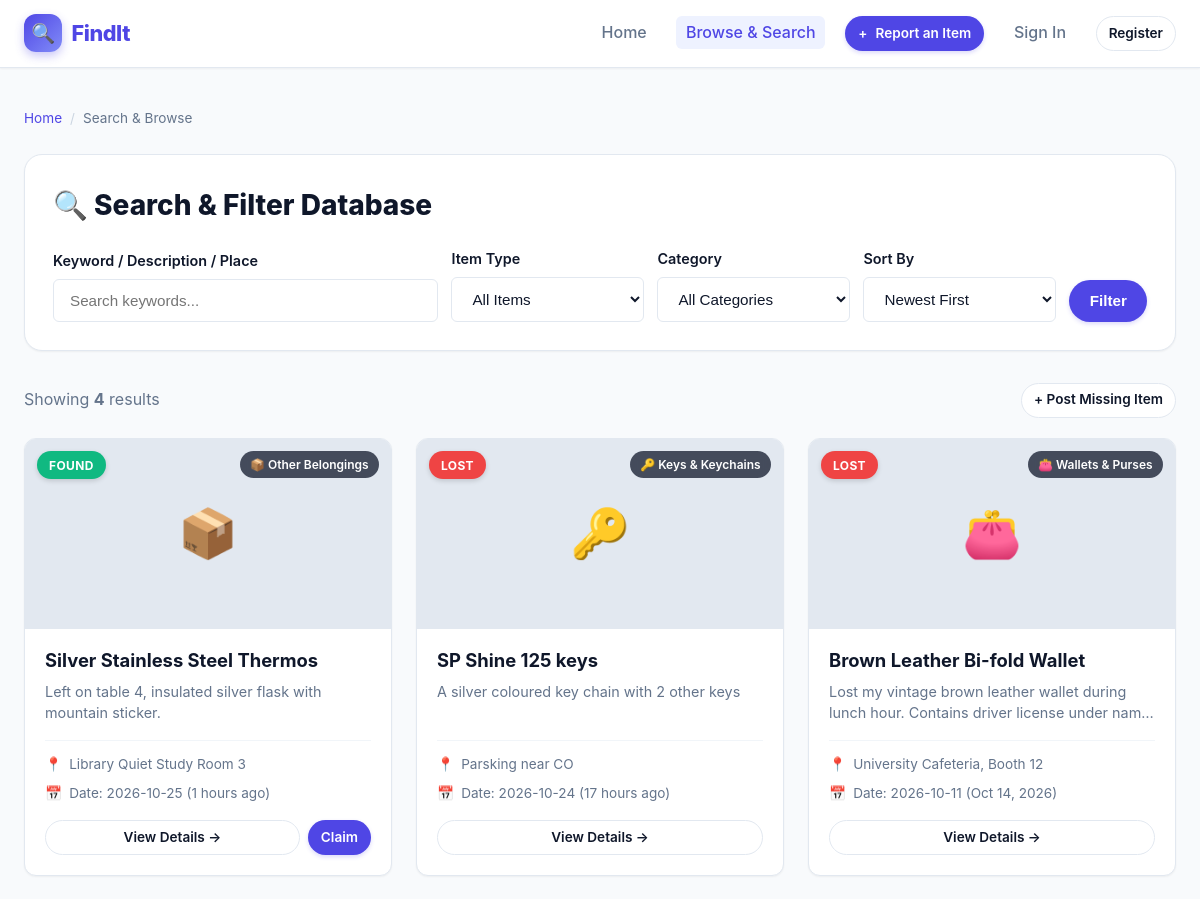
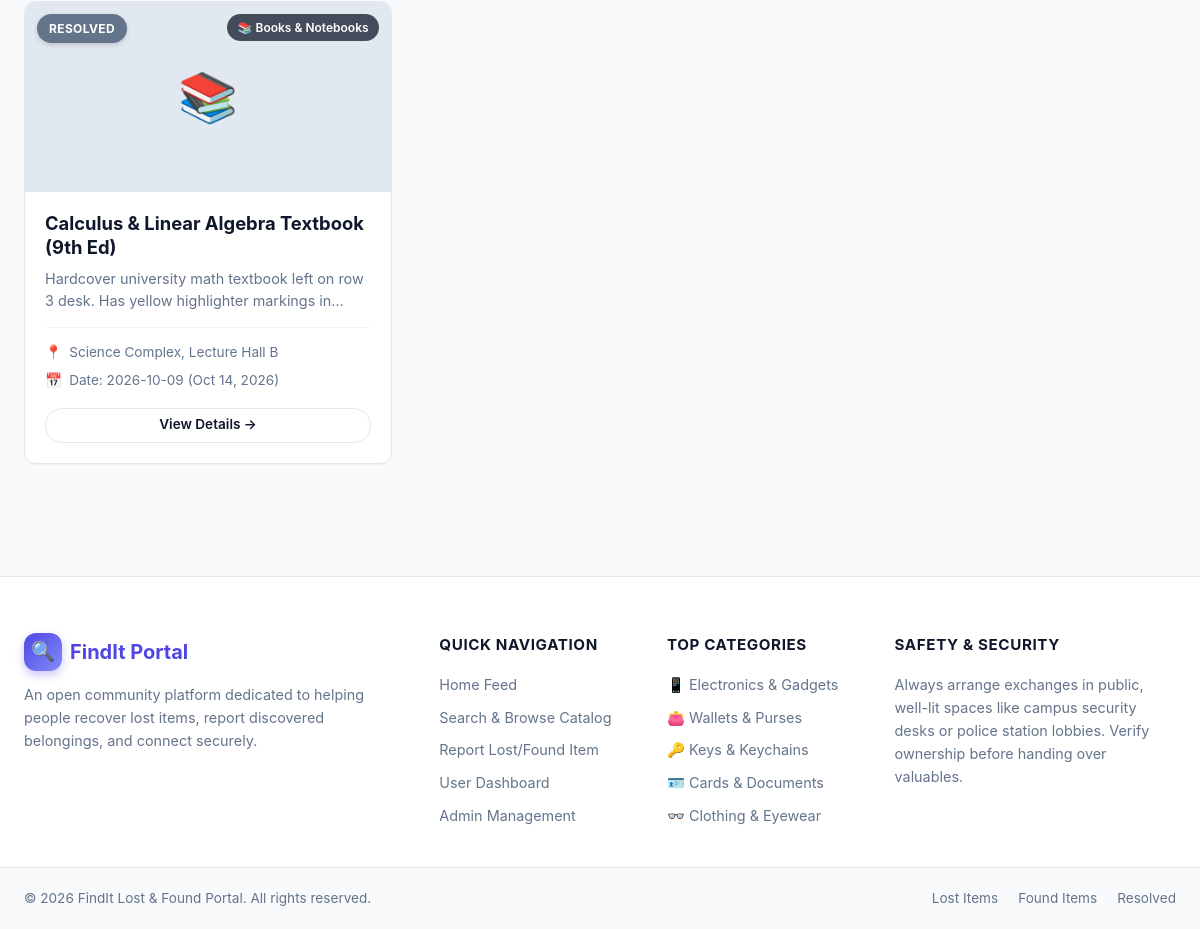
Screenshot of /browse.php with the database file from the repository (2 pictures, top to bottom).
### tables this page shows
CREATE TABLE items (
            id INTEGER PRIMARY KEY AUTOINCREMENT,
            user_id INTEGER,
            type TEXT NOT NULL,               -- 'lost' or 'found'
            title TEXT NOT NULL,
            category TEXT NOT NULL,
            description TEXT NOT NULL,
            location TEXT NOT NULL,
            item_date TEXT NOT NULL,
            image_path TEXT,
            contact_name TEXT NOT NULL,
            contact_email TEXT NOT NULL,
            contact_phone TEXT,
            status TEXT DEFAULT 'active',     -- 'active', 'claimed', 'returned'
            security_secret TEXT NOT NULL,
            created_at DATETIME DEFAULT CURRENT_TIMESTAMP,
            updated_at DATETIME DEFAULT CURRENT_TIMESTAMP,
            FOREIGN KEY (user_id) REFERENCES users(id) ON DELETE SET NULL
        );

### includes/functions.php (called while the page is built, shortened)
<?php
function get_categories() {
    return [
        'electronics' => ['label' => 'Electronics & Gadgets', 'icon' => '📱'],
        'wallets'     => ['label' => 'Wallets & Purses',     'icon' => '👛'],
        'keys'        => ['label' => 'Keys & Keychains',     'icon' => '🔑'],
        'documents'   => ['label' => 'Cards & Documents',    'icon' => '🪪'],
        'clothing'    => ['label' => 'Clothing & Eyewear',   'icon' => '👓'],
        'pets'        => ['label' => 'Pets & Animals',       'icon' => '🐾'],
        'books'       => ['label' => 'Books & Notebooks',    'icon' => '📚'],
        'jewelry'     => ['label' => 'Jewelry & Watches',    'icon' => '⌚'],
        'other'       => ['label' => 'Other Belongings',     'icon' => '📦']
    ];
}
function get_category_label($key) {
    $cats = get_categories();
    return $cats[$key]['label'] ?? ucfirst($key);
}
function get_category_icon($key) {
    $cats = get_categories();
    return $cats[$key]['icon'] ?? '📦';
}
function time_ago($datetime) {
    $time = strtotime($datetime);
    $diff = time() - $time;
    if ($diff < 86400) return floor($diff / 3600) . ' hours ago';
    return date('M d, Y', $time);
}

### browse.php (the view, shortened to what this page needs)
<?php
require_once __DIR__ . '/includes/header.php';
$pdo = getDbConnection();
$q = trim($_GET['q'] ?? '');
$type = trim($_GET['type'] ?? 'all');
$category = trim($_GET['category'] ?? 'all');
$sort = trim($_GET['sort'] ?? 'newest');
$params = [];
$sql = "SELECT * FROM items";
if ($sort === 'oldest') {
    $sql .= " ORDER BY item_date ASC, id ASC";
} else {
    $sql .= " ORDER BY item_date DESC, id DESC";
}
$stmt = $pdo->prepare($sql);
$stmt->execute($params);
$items = $stmt->fetchAll();
$totalFound = count($items);
?>
<main class="main-wrapper" style="margin-top: 1.5rem;">
    <div class="breadcrumbs">
        <a href="index.php">Home</a>
        <span class="divider">/</span>
        <span>Search &amp; Browse</span>
    </div>
    <div style="background: #ffffff; border-radius: var(--radius-lg); border: 1px solid var(--border-color); box-shadow: var(--shadow-sm); padding: 1.75rem; margin-bottom: 2rem;">
        <h1 style="font-size: 1.75rem; font-weight: 800; margin-bottom: 1.25rem;">
            🔍 Search &amp; Filter Database
        </h1>
        <form action="browse.php" method="GET" class="search-form">
            <div style="display: grid; grid-template-columns: 2fr 1fr 1fr 1fr auto; gap: 0.85rem; align-items: end;">
                <div class="form-group" style="margin-bottom: 0;">
                    <label class="form-label">Keyword / Description / Place</label>
                    <input type="text" name="q" value="<?= htmlspecialchars($q) ?>" class="form-control" placeholder="Search keywords...">
                </div>
                <div class="form-group" style="margin-bottom: 0;">
                    <label class="form-label">Item Type</label>
                    <select name="type" class="form-control">
                        <option value="all" <?= ($type === 'all') ? 'selected' : '' ?>>All Items</option>
                    </select>
                </div>
                <div class="form-group" style="margin-bottom: 0;">
                    <label class="form-label">Category</label>
                    <select name="category" class="form-control">
                        <option value="all" <?= ($category === 'all') ? 'selected' : '' ?>>All Categories</option>
                    </select>
                </div>
                <div class="form-group" style="margin-bottom: 0;">
                    <label class="form-label">Sort By</label>
                    <select name="sort" class="form-control">
                        <option value="newest" <?= ($sort === 'newest') ? 'selected' : '' ?>>Newest First</option>
                    </select>
                </div>
                <div style="display: flex; gap: 0.5rem;">
                    <button type="submit" class="btn btn-primary" style="height: 42px;">
                        Filter
                    </button>
                </div>
            </div>
        </form>
    </div>
    <div style="display: flex; justify-content: space-between; align-items: center; margin-bottom: 1.25rem;">
        <p style="font-size: 1rem; color: var(--text-muted);">
            Showing <strong><?= $totalFound ?></strong> <?= ($totalFound === 1) ? 'result' : 'results' ?>
        </p>
        <a href="report.php" class="btn btn-secondary btn-sm">+ Post Missing Item</a>
    </div>
    <div class="items-grid">
        <?php if ($totalFound === 0): ?>
            <div class="empty-state">
                <div class="empty-state-icon">🔎</div>
                <h3>No Matching Records Found</h3>
                <p>We couldn't find any reports matching your search criteria. Try different keywords or reset your filters.</p>
                <div style="display: flex; gap: 0.75rem; justify-content: center;">
                    <a href="browse.php" class="btn btn-secondary">Clear Search Filters</a>
                    <a href="report.php" class="btn btn-primary">Report This Item</a>
                </div>
            </div>
        <?php else: ?>
            <?php foreach ($items as $item): ?>
                <div class="item-card">
                    <div class="card-img-wrapper">
                        <?php if (!empty($item['image_path']) && file_exists(UPLOAD_DIR . $item['image_path'])): ?>
                            <img src="<?= UPLOAD_WEB_PATH . htmlspecialchars($item['image_path']) ?>" alt="<?= htmlspecialchars($item['title']) ?>" class="card-img">
                        <?php else: ?>
                            <div class="card-placeholder-icon">
                                <?= get_category_icon($item['category']) ?>
                            </div>
                        <?php endif; ?>
                        <?php if ($item['status'] === 'claimed' || $item['status'] === 'returned'): ?>
                            <span class="badge badge-claimed">Resolved</span>
                        <?php elseif ($item['type'] === 'lost'): ?>
                            <span class="badge badge-lost">Lost</span>
                        <?php else: ?>
                            <span class="badge badge-found">Found</span>
                        <?php endif; ?>
                        <span class="category-tag">
                            <?= get_category_icon($item['category']) ?> <?= htmlspecialchars(get_category_label($item['category'])) ?>
                        </span>
                    </div>
                    <div class="card-body">
                        <h3 class="card-title">
                            <a href="item.php?id=<?= $item['id'] ?>"><?= htmlspecialchars($item['title']) ?></a>
                        </h3>
                        <p class="card-desc"><?= htmlspecialchars($item['description']) ?></p>
                        <div class="card-meta">
                            <div class="meta-item">
                                <span>📍</span>
                                <span><?= htmlspecialchars($item['location']) ?></span>
                            </div>
                            <div class="meta-item">
                                <span>📅</span>
                                <span>Date: <?= htmlspecialchars($item['item_date']) ?> (<?= time_ago($item['created_at']) ?>)</span>
                            </div>
                        </div>
                        <div class="card-actions">
                            <a href="item.php?id=<?= $item['id'] ?>" class="btn btn-secondary btn-sm" style="flex: 1;">
                                View Details &rarr;
                            </a>
                            <?php if ($item['status'] === 'active' && $item['type'] === 'found'): ?>
                                <a href="item.php?id=<?= $item['id'] ?>#claim" class="btn btn-primary btn-sm">
                                    Claim
                                </a>
                            <?php endif; ?>
                        </div>
                    </div>
                </div>
            <?php endforeach; ?>
        <?php endif; ?>
    </div>
</main>
<?php require_once __DIR__ . '/includes/footer.php'; ?>

### css/style.css (style rules this page uses)
:root { --primary: #4f46e5; --primary-hover: #4338ca; --primary-light: #eef2ff; --lost-color: #ef4444; --lost-light: #fef2f2; --found-color: #10b981; --found-light: #ecfdf5; --claimed-color: #64748b; --claimed-light: #f1f5f9; --text-main: #0f172a; --text-muted: #64748b; --bg-body: #f8fafc; --bg-card: #ffffff; --border-color: #e2e8f0; --border-focus: #818cf8; --radius-sm: 6px; --radius-md: 12px; --radius-lg: 18px; --radius-full: 9999px; --shadow-sm: 0 1px 2px 0 rgb(0 0 0 / 0.05); --shadow-md: 0 4px 6px -1px rgb(0 0 0 / 0.08), 0 2px 4px -2px rgb(0 0 0 / 0.06); --shadow-lg: 0 10px 15px -3px rgb(0 0 0 / 0.08), 0 4px 6px -4px rgb(0 0 0 / 0.05); --shadow-xl: 0 20px 25px -5px rgb(0 0 0 / 0.1), 0 8px 10px -6px rgb(0 0 0 / 0.08); --transition: all 0.2s cubic-bezier(0.16, 1, 0.3, 1); }
* { box-sizing: border-box; margin: 0; padding: 0; }
body { font-family: -apple-system, BlinkMacSystemFont, "Segoe UI", Roboto, "Helvetica Neue", Arial, sans-serif; background-color: var(--bg-body); color: var(--text-main); line-height: 1.6; min-height: 100vh; display: flex; flex-direction: column; }
a { color: inherit; text-decoration: none; }
.breadcrumbs { display: flex; align-items: center; gap: 0.5rem; font-size: 0.85rem; color: var(--text-muted); margin-bottom: 1.5rem; }
.breadcrumbs a { color: var(--primary); text-decoration: none; }
.breadcrumbs span.divider { color: #cbd5e1; }
.btn { display: inline-flex; align-items: center; justify-content: center; gap: 0.5rem; padding: 0.6rem 1.2rem; border-radius: var(--radius-full); font-weight: 600; font-size: 0.95rem; cursor: pointer; transition: var(--transition); border: 1px solid transparent; outline: none; }
.btn-primary { background-color: var(--primary); color: #ffffff; box-shadow: 0 2px 4px rgba(79, 70, 229, 0.2); }
.btn-secondary { background-color: #ffffff; color: var(--text-main); border-color: var(--border-color); }
.btn-sm { padding: 0.35rem 0.75rem; font-size: 0.85rem; }
.main-wrapper { max-width: 1200px; margin: 2rem auto; padding: 0 1.5rem; flex: 1; width: 100%; }
.items-grid { display: grid; grid-template-columns: repeat(auto-fill, minmax(290px, 1fr)); gap: 1.5rem; }
.item-card { background: var(--bg-card); border-radius: var(--radius-md); border: 1px solid var(--border-color); overflow: hidden; box-shadow: var(--shadow-sm); transition: var(--transition); display: flex; flex-direction: column; }
.card-img-wrapper { position: relative; height: 190px; background-color: #e2e8f0; display: flex; align-items: center; justify-content: center; overflow: hidden; }
.card-placeholder-icon { font-size: 3rem; color: #94a3b8; }
.badge { position: absolute; top: 12px; left: 12px; padding: 0.3rem 0.75rem; border-radius: var(--radius-full); font-size: 0.75rem; font-weight: 700; letter-spacing: 0.03em; text-transform: uppercase; box-shadow: 0 2px 5px rgba(0,0,0,0.15); }
.badge-lost { background-color: var(--lost-color); color: #ffffff; }
.badge-found { background-color: var(--found-color); color: #ffffff; }
.badge-claimed { background-color: var(--claimed-color); color: #ffffff; }
.category-tag { position: absolute; top: 12px; right: 12px; padding: 0.25rem 0.65rem; border-radius: var(--radius-full); font-size: 0.75rem; font-weight: 600; background-color: rgba(15, 23, 42, 0.75); color: #ffffff; backdrop-filter: blur(4px); }
.card-body { padding: 1.25rem; display: flex; flex-direction: column; flex: 1; }
.card-title { font-size: 1.15rem; font-weight: 700; color: var(--text-main); margin-bottom: 0.5rem; line-height: 1.3; }
.card-desc { font-size: 0.9rem; color: var(--text-muted); margin-bottom: 1rem; line-height: 1.5; display: -webkit-box; -webkit-line-clamp: 2; -webkit-box-orient: vertical; overflow: hidden; flex: 1; }
.card-meta { display: flex; flex-direction: column; gap: 0.4rem; font-size: 0.85rem; color: var(--text-muted); border-top: 1px solid #f1f5f9; padding-top: 0.85rem; margin-bottom: 1rem; }
.meta-item { display: flex; align-items: center; gap: 0.45rem; }
.card-actions { display: flex; gap: 0.5rem; }
.form-group { margin-bottom: 1.25rem; display: flex; flex-direction: column; }
.form-label { font-size: 0.9rem; font-weight: 600; margin-bottom: 0.4rem; color: var(--text-main); }
.form-control { width: 100%; padding: 0.75rem 1rem; border-radius: var(--radius-sm); border: 1px solid var(--border-color); background-color: #ffffff; font-size: 0.95rem; color: var(--text-main); outline: none; transition: var(--transition); }

### rows the page displays
items: category "📦", status "FOUND", category "Other Belongings", title "Silver Stainless Steel Thermos", description "Left on table 4, insulated silver flask with mountain sticker.", location "Library Quiet Study Room 3", item_date "2026-10-25", created_at "1 hours ago"
items: category "🔑", status "LOST", category "Keys & Keychains", title "SP Shine 125 keys", description "A silver coloured key chain with 2 other keys", location "Parsking near CO", item_date "2026-10-24", created_at "17 hours ago"
items: category "👛", status "LOST", category "Wallets & Purses", title "Brown Leather Bi-fold Wallet", description "Lost my vintage brown leather wallet during lunch hour. Contains driver license under…", location "University Cafeteria, Booth 12", item_date "2026-10-11", created_at "Oct 14, 2026"
items: category "📚", status "RESOLVED", category "Books & Notebooks", title "Calculus & Linear Algebra Textbook (9th Ed)", description "Hardcover university math textbook left on row 3 desk. Has yellow highlighter markings…", location "Science Complex, Lecture Hall B", item_date "2026-10-09", created_at "Oct 14, 2026"

### other values shown
$totalFound "4"
$cat['icon'] "📱"
$cat['label'] "Electronics & Gadgets"
$cat['icon'] "👛"
$cat['label'] "Wallets & Purses"
$cat['icon'] "🔑"
$cat['label'] "Keys & Keychains"
$cat['icon'] "🪪"
$cat['label'] "Cards & Documents"
$cat['icon'] "👓"
$cat['label'] "Clothing & Eyewear"
